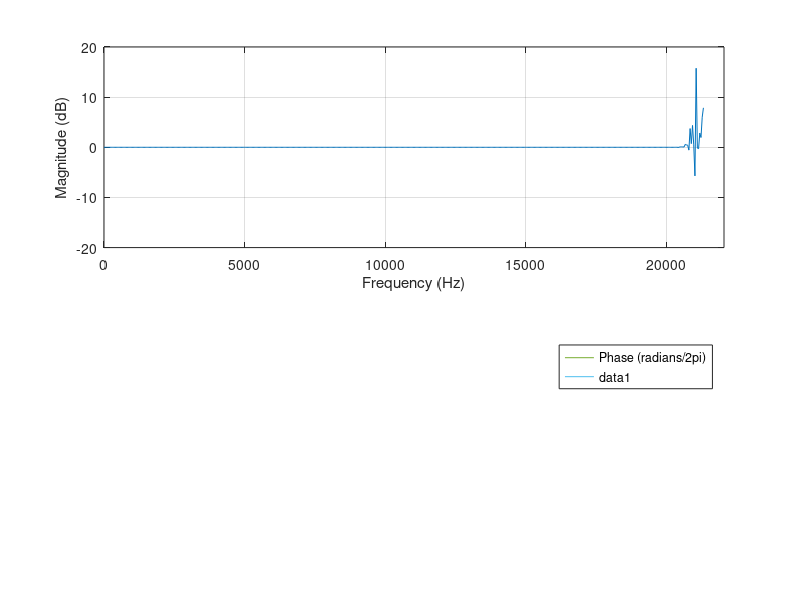
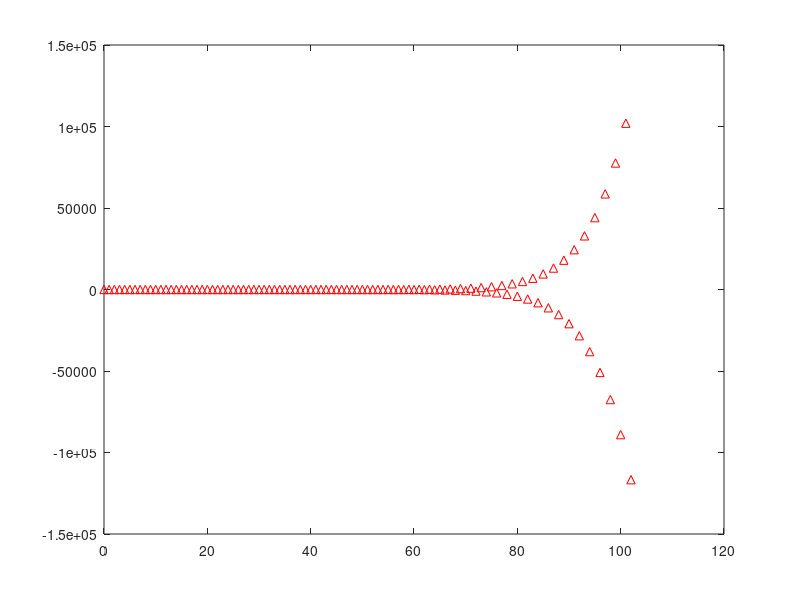

These charts were generated, in order, by the following MATLAB code:
ts=44100
fs=1/ts;
t=0:(1/fs):10/ts;
x1=sin(2*pi*60*t);
plot(x1)
stem(x1)
x=x1+ sin(2*pi*400*t)
%%
%projeto analogico -> pré-distorção -> transformação bilinear
fd=250;
%wa=(2/ts)*tan(wd*(ts/2)); %pré-distorção de frequência
fa=(fs/pi)*tan(pi*(fd/fs))
%pkg load signal
[sb,sa]= butter(20,2*pi*fa,"s")
%numerador b
%%
freqs(sb,sa,0:3000)
%coeficientes do filtro digital
[zb,za]=bilinear(sb,sa,fs);
freqz(zb,za,[],fs)
y=filter(zb,za,x)
%%
plot(y)
hold 
plot(x)

%%
fs=44100;
t=0:(1/fs):10/60;
x1=sin(2*pi*60*t);
plot(x1)
stem(x1)
x=x1+ sin(2*pi*400*t)

%projeto analogico -> pré-distorção -> transformação bilinear
fd=250;
%wa=(2/ts)*tan(wd*(ts/2)); %pré-distorção de frequência
fa=(fs/pi)*tan(pi*(fd/fs))
[sb,sa]= butter(15,2*pi*fa,"low","s")
impz(sb,sa)
freqs(sb,sa,0:1000)
[zb,za]=bilinear(sb,sa,fs);
freqz(zb,za,[],fs)
figure
impz(zb,za)
figure
y=filter(zb,za,x)
plot(y)
hold 
plot(x)














